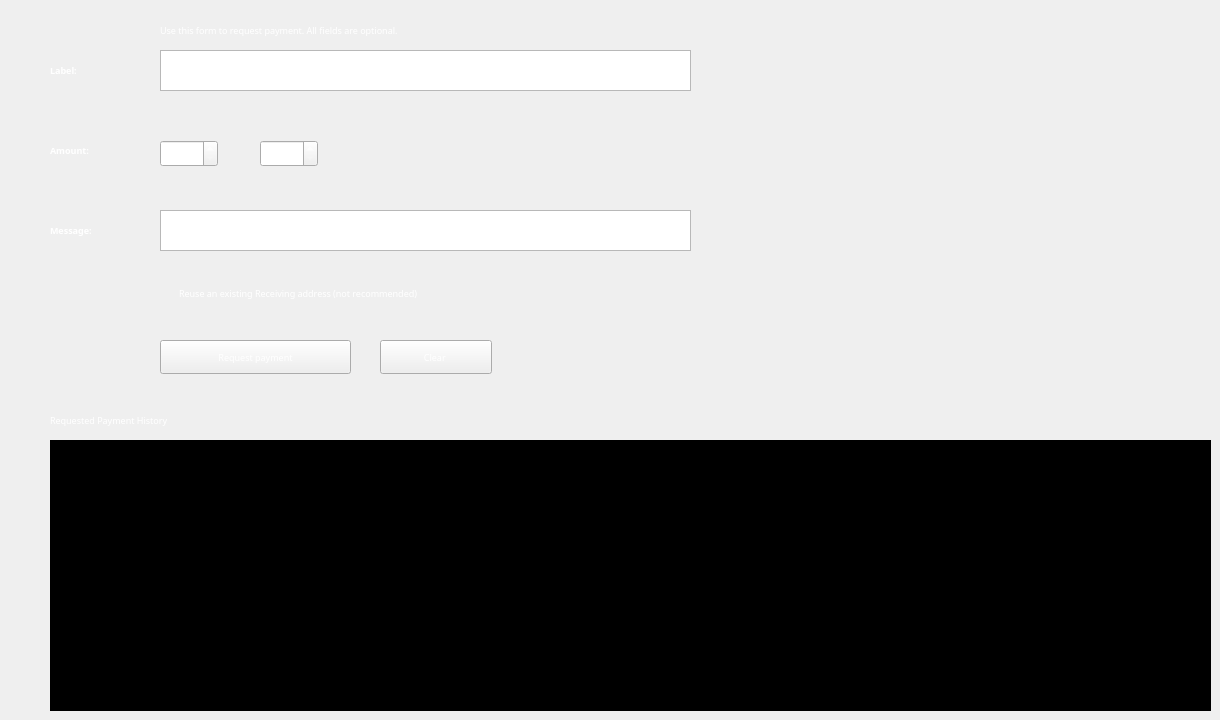
    <widget class="QWidget" name="tab_3">
     <attribute name="title">
      <string>Receive</string>
     </attribute>
     <widget class="QLabel" name="label_28">
      <property name="geometry">
       <rect>
        <x>50</x>
        <y>60</y>
        <width>70</width>
        <height>21</height>
       </rect>
      </property>
      <property name="font">
       <font>
        <family>Montserrat</family>
        <pointsize>7</pointsize>
        <weight>75</weight>
        <bold>true</bold>
       </font>
      </property>
      <property name="styleSheet">
       <string notr="true">color: rgb(255, 255, 255);
background:transparent</string>
      </property>
      <property name="text">
       <string>Label:</string>
      </property>
     </widget>
     <widget class="QTextEdit" name="textEdit">
      <property name="geometry">
       <rect>
        <x>160</x>
        <y>50</y>
        <width>531</width>
        <height>41</height>
       </rect>
      </property>
      <property name="font">
       <font>
        <family>Montserrat</family>
        <pointsize>7</pointsize>
       </font>
      </property>
      <property name="styleSheet">
       <string notr="true">color: rgb(255, 255, 255);</string>
      </property>
     </widget>
     <widget class="QLabel" name="label_29">
      <property name="geometry">
       <rect>
        <x>50</x>
        <y>140</y>
        <width>70</width>
        <height>21</height>
       </rect>
      </property>
      <property name="font">
       <font>
        <family>Montserrat</family>
        <pointsize>7</pointsize>
        <weight>75</weight>
        <bold>true</bold>
       </font>
      </property>
      <property name="styleSheet">
       <string notr="true">color: rgb(255, 255, 255);
background:transparent</string>
      </property>
      <property name="text">
       <string>Amount:</string>
      </property>
     </widget>
     <widget class="QTextEdit" name="textEdit_2">
      <property name="geometry">
       <rect>
        <x>160</x>
        <y>210</y>
        <width>531</width>
        <height>41</height>
       </rect>
      </property>
      <property name="font">
       <font>
        <family>Montserrat</family>
        <pointsize>7</pointsize>
       </font>
      </property>
      <property name="styleSheet">
       <string notr="true">color: rgb(255, 255, 255);</string>
      </property>
     </widget>
     <widget class="QLabel" name="label_30">
      <property name="geometry">
       <rect>
        <x>50</x>
        <y>220</y>
        <width>81</width>
        <height>21</height>
       </rect>
      </property>
      <property name="font">
       <font>
        <family>Montserrat</family>
        <pointsize>7</pointsize>
        <weight>75</weight>
        <bold>true</bold>
       </font>
      </property>
      <property name="styleSheet">
       <string notr="true">color: rgb(255, 255, 255);
background:transparent</string>
      </property>
      <property name="text">
       <string>Message:</string>
      </property>
     </widget>
     <widget class="QSpinBox" name="spinBox">
      <property name="geometry">
       <rect>
        <x>160</x>
        <y>140</y>
        <width>58</width>
        <height>27</height>
       </rect>
      </property>
      <property name="font">
       <font>
        <family>Montserrat</family>
        <pointsize>7</pointsize>
       </font>
      </property>
      <property name="styleSheet">
       <string notr="true">color: rgb(255, 255, 255);</string>
      </property>
     </widget>
     <widget class="QSpinBox" name="spinBox_2">
      <property name="geometry">
       <rect>
        <x>260</x>
        <y>140</y>
        <width>58</width>
        <height>27</height>
       </rect>
      </property>
      <property name="font">
       <font>
        <family>Montserrat</family>
        <pointsize>7</pointsize>
       </font>
      </property>
      <property name="styleSheet">
       <string notr="true">color: rgb(255, 255, 255);</string>
      </property>
     </widget>
     <widget class="QPushButton" name="pushButton">
      <property name="geometry">
       <rect>
        <x>160</x>
        <y>340</y>
        <width>191</width>
        <height>34</height>
       </rect>
      </property>
      <property name="font">
       <font>
        <family>Montserrat</family>
        <pointsize>7</pointsize>
       </font>
      </property>
      <property name="styleSheet">
       <string notr="true">color: rgb(255, 255, 255);</string>
      </property>
      <property name="text">
       <string>Request payment</string>
      </property>
     </widget>
     <widget class="QPushButton" name="pushButton_3">
      <property name="geometry">
       <rect>
        <x>380</x>
        <y>340</y>
        <width>112</width>
        <height>34</height>
       </rect>
      </property>
      <property name="font">
       <font>
        <family>Montserrat</family>
        <pointsize>7</pointsize>
       </font>
      </property>
      <property name="styleSheet">
       <string notr="true">color: rgb(255, 255, 255);</string>
      </property>
      <property name="text">
       <string>Clear </string>
      </property>
     </widget>
     <widget class="QLabel" name="label_40">
      <property name="geometry">
       <rect>
        <x>160</x>
        <y>20</y>
        <width>551</width>
        <height>21</height>
       </rect>
      </property>
      <property name="font">
       <font>
        <family>Montserrat</family>
        <pointsize>7</pointsize>
       </font>
      </property>
      <property name="styleSheet">
       <string notr="true">color: rgb(255, 255, 255);
background:transparent</string>
      </property>
      <property name="text">
       <string>Use this form to request payment. All fields are optional.</string>
      </property>
     </widget>
     <widget class="QCheckBox" name="checkBox">
      <property name="geometry">
       <rect>
        <x>160</x>
        <y>280</y>
        <width>451</width>
        <height>26</height>
       </rect>
      </property>
      <property name="font">
       <font>
        <family>Montserrat</family>
        <pointsize>7</pointsize>
       </font>
      </property>
      <property name="styleSheet">
       <string notr="true">color: rgb(255, 255, 255);
background:transparent</string>
      </property>
      <property name="text">
       <string>Reuse an existing Receiving address (not recommended)</string>
      </property>
     </widget>
     <widget class="QLabel" name="label_31">
      <property name="geometry">
       <rect>
        <x>50</x>
        <y>410</y>
        <width>281</width>
        <height>21</height>
       </rect>
      </property>
      <property name="font">
       <font>
        <family>Montserrat</family>
        <pointsize>7</pointsize>
       </font>
      </property>
      <property name="styleSheet">
       <string notr="true">color: rgb(255, 255, 255);
background:transparent</string>
      </property>
      <property name="text">
       <string>Requested Payment History</string>
      </property>
     </widget>
     <widget class="QTableView" name="tableView">
      <property name="geometry">
       <rect>
        <x>50</x>
        <y>440</y>
        <width>1161</width>
        <height>271</height>
       </rect>
      </property>
      <property name="font">
       <font>
        <pointsize>7</pointsize>
       </font>
      </property>
      <property name="styleSheet">
       <string notr="true">background-color: rgb(0, 0, 0);
color: rgb(255, 255, 255);
selection-color: rgb(255, 255, 255);
</string>
      </property>
     </widget>
    </widget>
